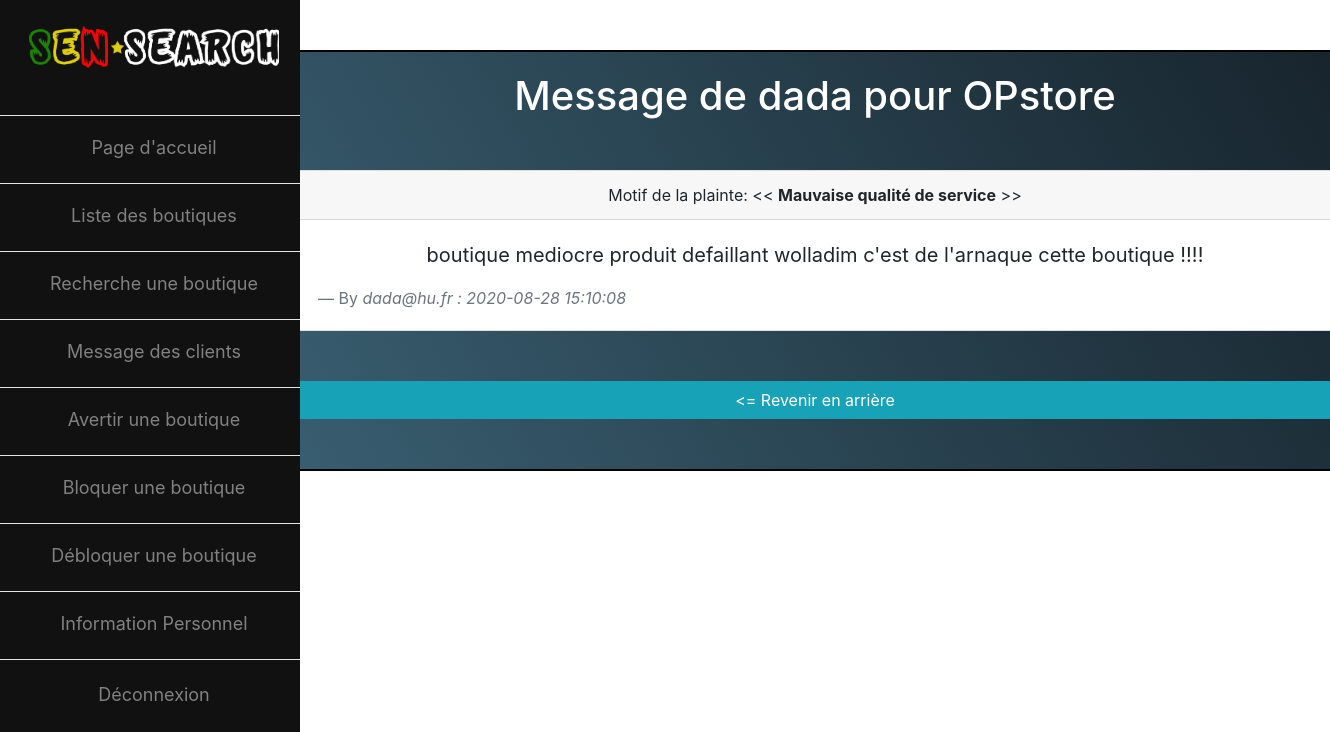
The app's page /admin/voir_plainte.php?id=6 (signed in) with its own data.
### tables this page shows
CREATE TABLE `signaler` (
  `id` int(11) NOT NULL,
  `boutique` int(11) NOT NULL,
  `motif` int(11) NOT NULL,
  `explication` text NOT NULL,
  `nom` varchar(255) NOT NULL,
  `email` varchar(255) NOT NULL,
  `date_signaler` timestamp NOT NULL DEFAULT current_timestamp() ON UPDATE current_timestamp()
);

CREATE TABLE `inscription` (
  `id` int(11) NOT NULL,
  `nom` varchar(255) NOT NULL,
  `prenom` varchar(255) NOT NULL,
  `email` varchar(255) NOT NULL,
  `telephone` varchar(255) NOT NULL,
  `password` text NOT NULL,
  `nom_boutique` varchar(255) NOT NULL,
  `ville` int(11) NOT NULL,
  `adresse` varchar(255) NOT NULL,
  `statut` int(11) NOT NULL,
  `info_boutique` text NOT NULL,
  `date_inscription` timestamp NOT NULL DEFAULT current_timestamp()
);

CREATE TABLE `motif` (
  `id` int(11) NOT NULL,
  `motif` text NOT NULL
);

### admin/voir_plainte.php (the view, shortened to what this page needs)
<?php
if (!empty($_GET['id'])) {
	$id = htmlspecialchars($_GET['id']);
}
else{
	header("Location:./message_client.php");
}
?>
 <?php require '../connexionDB.php'; ?>
 <?php
 $messages = $bdd->prepare("SELECT * FROM signaler WHERE id = ?");
 $messages->execute(array($id));
 $message  = $messages->fetch();
 $boutiques = $bdd->prepare("SELECT nom_boutique FROM inscription WHERE id = ?");
 $boutiques->execute(array($message['boutique']));
 $boutique = $boutiques->fetch();
 $motifs = $bdd->prepare("SELECT motif FROM motif WHERE id = ?");
 $motifs->execute(array($message['motif']));
 $motif = $motifs->fetch();
  ?>
  <?php require 'head_admin.php'; ?>
  <div class="container">
  	<div class="row">
  <div class="col-md-12">
  	<h1 align="center">Message de <?php echo $message['nom']; ?> pour <?php echo  $boutique['nom_boutique'] ?> </h1>
 		 	<div class="card" style="margin-bottom: 50px;">
				<div class="card-header">
				    <center>Motif de la plainte: << <b><?php echo $motif['motif']; ?></b> >></center>
				</div>
				<div class="card-body">
				    <blockquote class="blockquote mb-0">
				      <p align="center"><?php echo $message['explication']; ?></p>
				      <footer class="blockquote-footer">By <cite title="Source Title"><?php echo $message['email']; ?> : <?php echo $message['date_signaler']; ?></cite></footer>
				      </blockquote>
				</div>
			</div>
			<a href="message_client.php" class="btn btn-info btn-block"> <= Revenir en arri&egrave;re</a>
  </div>
</div>
</div>

### admin/voir_plainte.php (style rules this page uses)
.col-md-12 { margin-left:150px; margin-top: 50px; padding: 50px; border: black double 2px; border-radius: 15px; background: #16222A; background: -webkit-linear-gradient(59deg, #3A6073, #16222A); background: linear-gradient(59deg, #3A6073, #16222A); }
h1 { margin-top: -30px; margin-bottom: 50px; color: white; }
body { background-image: url('../images/admin_bckgrd.gif'); }

### records on screen
signaler: nom "dada", explication "boutique mediocre produit defaillant wolladim c'est de l'arnaque cette boutique !!!!", email "dada@hu.fr", date_signaler "2020-08-28 15:10:08"
inscription: nom_boutique "OPstore"
motif: motif "Mauvaise qualité de service"
